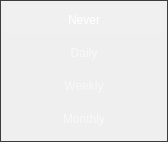
<?xml version="1.0" encoding="UTF-8"?>
<ui version="4.0">
 <class>upd_freq_main_widget</class>
 <widget class="QWidget" name="upd_freq_main_widget">
  <property name="geometry">
   <rect>
    <x>0</x>
    <y>0</y>
    <width>168</width>
    <height>142</height>
   </rect>
  </property>
  <layout class="QHBoxLayout" name="hlayout_upd_freq_main_widget">
   <property name="spacing">
    <number>0</number>
   </property>
   <property name="leftMargin">
    <number>0</number>
   </property>
   <property name="topMargin">
    <number>0</number>
   </property>
   <property name="rightMargin">
    <number>0</number>
   </property>
   <property name="bottomMargin">
    <number>0</number>
   </property>
   <item>
    <widget class="QFrame" name="background_frame">
     <property name="styleSheet">
      <string notr="true">QFrame#background_frame {
border: 1px solid rgb(60, 60, 60);
background: transparent;
}
QFrame#background_frame QPushButton {
padding: 7px 10px;
border-radius: 6px;
color: rgba(255, 255, 255, 150);
}
QFrame#background_frame QPushButton:checked {
color: rgba(255, 255, 255, 255);
background: rgba(255, 255, 255, 10);
}
QFrame#background_frame QPushButton:hover {
color: rgba(255, 255, 255, 255);
}
QFrame#background_frame QPushButton:pressed {}
QFrame#background_frame QPushButton:focus {
outline: none;
}</string>
     </property>
     <property name="frameShape">
      <enum>QFrame::Shape::StyledPanel</enum>
     </property>
     <property name="frameShadow">
      <enum>QFrame::Shadow::Raised</enum>
     </property>
     <layout class="QVBoxLayout" name="vlayout_background_frame">
      <property name="spacing">
       <number>4</number>
      </property>
      <property name="leftMargin">
       <number>4</number>
      </property>
      <property name="topMargin">
       <number>4</number>
      </property>
      <property name="rightMargin">
       <number>4</number>
      </property>
      <property name="bottomMargin">
       <number>4</number>
      </property>
      <item>
       <widget class="QPushButton" name="btn_upd_never">
        <property name="text">
         <string>Never</string>
        </property>
        <property name="checkable">
         <bool>true</bool>
        </property>
        <property name="checked">
         <bool>true</bool>
        </property>
        <property name="autoExclusive">
         <bool>true</bool>
        </property>
       </widget>
      </item>
      <item>
       <widget class="QPushButton" name="btn_upd_daily">
        <property name="text">
         <string>Daily</string>
        </property>
        <property name="checkable">
         <bool>true</bool>
        </property>
        <property name="checked">
         <bool>false</bool>
        </property>
        <property name="autoExclusive">
         <bool>true</bool>
        </property>
       </widget>
      </item>
      <item>
       <widget class="QPushButton" name="btn_upd_weekly">
        <property name="text">
         <string>Weekly</string>
        </property>
        <property name="checkable">
         <bool>true</bool>
        </property>
        <property name="checked">
         <bool>false</bool>
        </property>
        <property name="autoExclusive">
         <bool>true</bool>
        </property>
       </widget>
      </item>
      <item>
       <widget class="QPushButton" name="btn_upd_monthly">
        <property name="text">
         <string>Monthly</string>
        </property>
        <property name="checkable">
         <bool>true</bool>
        </property>
        <property name="checked">
         <bool>false</bool>
        </property>
        <property name="autoExclusive">
         <bool>true</bool>
        </property>
       </widget>
      </item>
     </layout>
    </widget>
   </item>
  </layout>
 </widget>
 <resources/>
 <connections/>
</ui>
